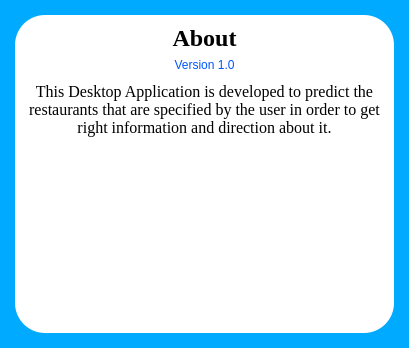
<?xml version="1.0" encoding="UTF-8"?>
<ui version="4.0">
 <class>Dialog</class>
 <widget class="QDialog" name="Dialog">
  <property name="geometry">
   <rect>
    <x>0</x>
    <y>0</y>
    <width>409</width>
    <height>348</height>
   </rect>
  </property>
  <property name="windowTitle">
   <string>About</string>
  </property>
  <property name="windowIcon">
   <iconset resource="images.qrc">
    <normaloff>:/bg/images/logo.png</normaloff>:/bg/images/logo.png</iconset>
  </property>
  <property name="styleSheet">
   <string notr="true">background-color: rgb(0, 170, 255);


</string>
  </property>
  <layout class="QGridLayout" name="gridLayout">
   <item row="0" column="1">
    <spacer name="verticalSpacer">
     <property name="orientation">
      <enum>Qt::Vertical</enum>
     </property>
     <property name="sizeHint" stdset="0">
      <size>
       <width>20</width>
       <height>40</height>
      </size>
     </property>
    </spacer>
   </item>
   <item row="1" column="1">
    <widget class="QFrame" name="frame">
     <property name="minimumSize">
      <size>
       <width>379</width>
       <height>318</height>
      </size>
     </property>
     <property name="maximumSize">
      <size>
       <width>379</width>
       <height>318</height>
      </size>
     </property>
     <property name="styleSheet">
      <string notr="true">background:none;
background-color: rgb(255, 255, 255);
border-color: rgb(255, 0, 0);
border-radius:30px;

</string>
     </property>
     <property name="frameShape">
      <enum>QFrame::StyledPanel</enum>
     </property>
     <property name="frameShadow">
      <enum>QFrame::Raised</enum>
     </property>
     <layout class="QVBoxLayout" name="verticalLayout_2">
      <item>
       <widget class="QLabel" name="label">
        <property name="font">
         <font>
          <family>Times New Roman</family>
          <pointsize>18</pointsize>
          <weight>75</weight>
          <bold>true</bold>
         </font>
        </property>
        <property name="styleSheet">
         <string notr="true">border:None;</string>
        </property>
        <property name="text">
         <string>About</string>
        </property>
        <property name="alignment">
         <set>Qt::AlignCenter</set>
        </property>
       </widget>
      </item>
      <item>
       <widget class="QLabel" name="label_2">
        <property name="styleSheet">
         <string notr="true">color: rgb(0, 85, 255);border:None</string>
        </property>
        <property name="text">
         <string>Version 1.0</string>
        </property>
        <property name="alignment">
         <set>Qt::AlignCenter</set>
        </property>
       </widget>
      </item>
      <item>
       <widget class="QTextBrowser" name="textBrowser">
        <property name="font">
         <font>
          <family>Times New Roman</family>
          <pointsize>12</pointsize>
         </font>
        </property>
        <property name="autoFillBackground">
         <bool>false</bool>
        </property>
        <property name="html">
         <string>&lt;!DOCTYPE HTML PUBLIC &quot;-//W3C//DTD HTML 4.0//EN&quot; &quot;http://www.w3.org/TR/REC-html40/strict.dtd&quot;&gt;
&lt;html&gt;&lt;head&gt;&lt;meta name=&quot;qrichtext&quot; content=&quot;1&quot; /&gt;&lt;style type=&quot;text/css&quot;&gt;
p, li { white-space: pre-wrap; }
&lt;/style&gt;&lt;/head&gt;&lt;body style=&quot; font-family:'Times New Roman'; font-size:12pt; font-weight:400; font-style:normal;&quot;&gt;
&lt;p align=&quot;center&quot; style=&quot; margin-top:0px; margin-bottom:0px; margin-left:0px; margin-right:0px; -qt-block-indent:0; text-indent:0px;&quot;&gt;&lt;span style=&quot; font-family:'MS Shell Dlg 2';&quot;&gt;This Desktop Application is developed to predict the restaurants that are specified by the user in order to get right information and direction about it.&lt;/span&gt;&lt;/p&gt;&lt;/body&gt;&lt;/html&gt;</string>
        </property>
       </widget>
      </item>
     </layout>
    </widget>
   </item>
   <item row="1" column="0">
    <spacer name="horizontalSpacer_2">
     <property name="orientation">
      <enum>Qt::Horizontal</enum>
     </property>
     <property name="sizeHint" stdset="0">
      <size>
       <width>40</width>
       <height>20</height>
      </size>
     </property>
    </spacer>
   </item>
   <item row="1" column="2">
    <spacer name="horizontalSpacer">
     <property name="orientation">
      <enum>Qt::Horizontal</enum>
     </property>
     <property name="sizeHint" stdset="0">
      <size>
       <width>40</width>
       <height>20</height>
      </size>
     </property>
    </spacer>
   </item>
   <item row="2" column="1">
    <spacer name="verticalSpacer_2">
     <property name="orientation">
      <enum>Qt::Vertical</enum>
     </property>
     <property name="sizeHint" stdset="0">
      <size>
       <width>20</width>
       <height>40</height>
      </size>
     </property>
    </spacer>
   </item>
  </layout>
 </widget>
 <resources>
  <include location="images.qrc"/>
 </resources>
 <connections/>
</ui>
